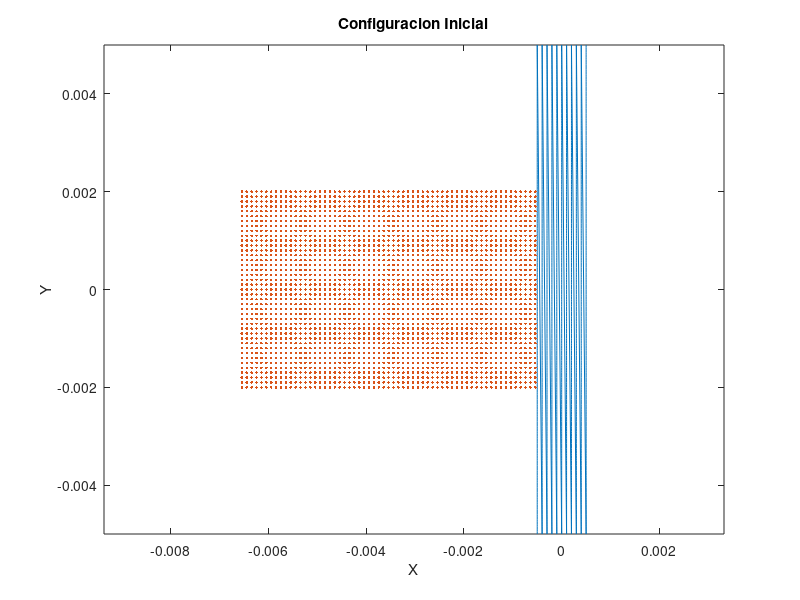

Reproduce this figure in MATLAB. (Note: this script raises an error after producing the figure.)
%% Bullet_Impact
%
% Simulacion de impacto
%
% Version 1
%
% Marzo 18 - 2015
%
% Author: *J. Camilo Alfonso R.*
%
% Codigo basado en rutinas de Ing. *Daniel Luna*
%
% Profesor Asesor: *Andres Gonzalez Mancera*
%
% _*Problema Especial IMEC*_
%
% Simulacion de impacto entre proyectil ductil y objetivo fragil
%
% Disponible en repositorio publico <https://github.com/JC-AlfonsoR/SPH.git SPH>
%
% _Se omiten tildes para evitar problemas de compatibilidad en ecoding_
clear all; clc; close all;
%% Definir Geometria del Objetivo
% Todas las unidades son dadas en el sistema internacional de unidades
%
% Se define las posiciones de las particulas que conforman el objetivo
%
% Geometria del objetivo
T_dy = 0.5e-4; %    Separacion entre particulas
T_dx = T_dy*2;   %     
k = 2.0;   %    Constante para expandir radio de soporte
h = k*T_dx;  %    Radio de soporte

T_width = 0.0005;               % Ancho del objetivo
T_height = 0.005;              % Alto del objetivo
T_x = -T_width : T_dx : T_width;
T_y = -T_height : T_dy : T_height;
[X,Y] = meshgrid(T_x, T_y);     % Matriz con la malla de las posiciones x,y para las particulas
Target = [X(:),Y(:)];           %   | x_1 , y_1 |   En esta matriz organiza    
                                %   | .   , .   |   todas las posiciones de las
                                %   | x_n , y_n |   particulas.
                                %   [T_np x 2]

T_np = size(Target,1);          % Numero de particulas en el objetivo

%% Asignacion de defectos puntuales en Objetivo
% Constantes para asginacion de fallas en basalto
m = 3;
k = 7;
T_V = T_dx*T_dy*1;    % Volumen infinitesimal

Nflaws = T_np*log(T_np);        % Numero de defectos puntuales a asignar
Nflaws = round(Nflaws);         
assign_flaws = randi(T_np,Nflaws,1,'uint32'); % [Nflaws x 1]
                                %  Nflaws numeros aleatorios entre 1 y T_np
[Flaws{1:T_np,1}] = deal([]);   %  Flaws [cell array] {T_np x 1}
                                %  Cell array con ''T_np matrices vacias
                                %  Cell de pre-alocacion para fallas
                                
for i = 1:Nflaws
    Flaws{assign_flaws(i),1}(size(Flaws{assign_flaws(i),1})+1) = ...
        (i/(k*T_V))^(1/m);
end
%%
% *assign_flaws*   [Nflaws x 1]    vector que contiene _Nflaws_ posiciones de
% las fallas a generar. Las posiciones estan dadas como numeros enteros en
% relacion al numero de cada particula.
% 
% *Flaws*       cell{T_np x 1}    Contiene _T_np_ matrices vacias que
% identifican las fallas para cada particula. *Flaws* se va llenando 
% de forma aleatoria con las posiciones que indica _assing_flaws_. La
% primera vez que se pasa por una amtriz de Flaws, le asigna el numero
% (i/(k*V))^(1/m) formando una matriz 1x1. La segunda vez que se pasa por
% la misma matriz, aumenta la dimension de la matriz en una sola direccion
% para asignar otro numero. Asi, si semi-aleatoriamente, el numero _k_
% aparecio _n_ veces de _assign_flaws_, la celda _Flaws_ en su posicion _k_
% debe contener una matriz nx1 con numeros asignados. Los numeros asignados
% corresponden a las deformaciones de activacion para los defectos
% puntuales de cada particula

%% Constantes del Material Objetivo
% Todas las unidades estan en el sistema internacional de unidades
T_rho = 7850;               %Densidad volumetrica del objetivo
T_m0 = T_dx*T_dy*T_rho;     %Masa de una particula

%Parametros de Huggoniot
T_ss = 4699;
T_C = 3630;
T_S = 1800;

%Parametros de XSPH
T_gamma = 1.81;
T_alpha = 0.5;
T_beta = 0.5;
T_eta = 0.01;
T_eps = 0.5;

%Parametros de Elasticidad
T_G = 8e10;         % Modulo de cortante
T_Y0 = 6e8;         % Esfuerzo de fluencia
T_E = T_ss^2*T_rho;   % Modulo de Young

%% Definir Geometria del Proyectil
% Se definen las posiciones de las particulas que conforman el proyectil.
%
% Se asume que el proyectil se mueve en la direccion horizontal.
%
% Proyectil rectangular
%
s_x = h/5;             % Separacion en x entre proyectil y objetivo
B_width = 0.003;    % Ancho del proyectil
B_height = 0.002;  % Alto del proyectil
B_x0 = min(Target(:,1))-B_width-s_x;
B_y0 = mean(Target(:,2)); % Posiciones de referencia para el objetivo
B_dx = 1e-4;            % Separacion entre particulas del proyectil
B_dy = 1e-4;

B_x = [-B_width : B_dx : B_width] + B_x0;
B_y = [-B_height : B_dy : B_height] + B_y0;
[X,Y] = meshgrid(B_x,B_y);  % Matrices con la malla para las posiciones 
                            % de la particulas en el proyectil
Bullet = [X(:),Y(:)];       % Posicion de las particulas en el pryectil
B_np = size(Bullet,1);      % Numero de particulas en el proyectil
%}
%%
% Proyectil redondo
%{
s_x = h/5;         % separacion en x entre proyectil y objetivo
B_dr = 1e-4;        % Variacion en el radio del proyectil
B_rmax = 0.002;  % Radio maximo del proyectil
B_r = B_dr:B_dr:B_rmax; % Valores del radio en el proyectil
n_theta = 18*2;         % Numero de puntos a considerar en el angulo
B_theta = linspace(0,2*pi,n_theta); % Valores del angulo
B_cx = min(Target(:,1)) - B_rmax - s_x; % Centro del proyectil
B_cy = mean(Target(:,2));
B_np = length(B_r)*length(B_theta); %Numero de particulas en el proyectil
Bullet = zeros(B_np,2); % Posiciones x,y de las particulas en el proyectil
for i = 1:length(B_r)
    for j = 1:length(B_theta)
        Bullet((i-1)*n_theta+j,:) = [B_r(i)*cos(B_theta(j))+B_cx,...
            B_r(i)*sin(B_theta(j))+B_cy];
    end
end
%}
%
%% Constantes del Material Proyectil
% Por el momento estas magnitudes corresponden a las mismas del objetivo
%
% **Consultar Propiedades para algun metal y reemplazaralas**
B_rho = 7850;               %Densidad volumetrica del objetivo
%B_m0 = pi*B_dr^2*B_rho;     %Masa de una particula -Cilindrico
B_m0 = B_dx*B_dy*B_rho;
%B_V = pi*B_dr^2*1; % Circular
B_V = B_dx*B_dy;
%Parametros de Huggoniot
B_ss = 4699;
B_C = 3630;
B_S = 1800;

%Parametros de XSPH
B_gamma = 1.81;
B_alpha = 0.5;
B_beta = 0.5;
B_eta = 0.01;
B_eps = 0.5;

%Parametros de Elasticidad
B_G = 8e10;             % Modulo de cortante
B_Y0 = 6e8;             % Esfuerzo de fluencia
B_E = T_ss^2*T_rho;     % Modulo de Young


%% Alocacion de Matrices Requeridas para calculos
N_part = T_np + B_np; % Numero total de particulas

Particles = [Target;Bullet];    % Posiciones de particulas
V1 = zeros(N_part,1);   % Velocidad en la direccion 1
V2 = zeros(N_part,1);   
dV1 = zeros(N_part,1);  % Derivada total de V1
dV2 = zeros(N_part,1);  
    dv1dx1 = zeros(N_part,1); 
    dv1dx2 = zeros(N_part,1);   % Derivada de V1 en direccion 2
    dv2dx1 = zeros(N_part,1);
    dv2dx2 = zeros(N_part,1);
P = zeros(N_part,1);    % Presion Hidrostatica

Tau11 = zeros(N_part,1);
Tau12 = zeros(N_part,1);    % Esfuerzos en cara 1 con direccion 2
Tau21 = zeros(N_part,1);
Tau22 = zeros(N_part,1);
    dTau11 = zeros(N_part,1);
    dTau12 = zeros(N_part,1); % Derivada de esfuerzos en cara 1 con dir 2
    dTau21 = zeros(N_part,1);
    dTau22 = zeros(N_part,1);
    
eps11 = zeros(N_part,1);
eps12 = zeros(N_part,1);    % Deformacion unitaria en cara 1 con dir 2
eps21 = zeros(N_part,1);
eps22 = zeros(N_part,1);

E_int = zeros(N_part,1);        % Energia Interna
    dE_int = zeros(N_part,1);   % Derivada de Energia Interna

%% Asignacion Selectiva de Propiedades
% Hay que revisar esta matrices porque las propiedades deben inicializarse
% de acuerdo al _tipo de las particulas_, es decir que se deben asignar
% propiedades diferentes a las particulas del *objetivo* y a las particulas
% del *proyectil*
M = zeros(N_part,1);        % Masa de las particulas
M(1:T_np) = ones(T_np,1)*T_V*T_rho; % Particulas del objetivo
M(T_np+1:end) = ones(B_np,1)*B_V*B_rho; % Particulas del proyectil

cs = zeros(N_part,1);       % Velocidad del sonido
cs(1:T_np) = ones(T_np,1)*T_ss;
cs(T_np+1:end) = ones(B_np,1)*B_ss;

Rho = zeros(N_part,1);      % Densidad
Rho(1:T_np) = ones(T_np,1)*T_rho; 
Rho(T_np+1:end) = ones(B_np,1)*B_rho; 
    
    dRho = zeros(N_part,1); % Derivada de la densidad
    
D = zeros(N_part,1);        % Damage

%% Asignacion de condiciones iniciales
V_1 = 50;
%rr = randint(50,1,[1,T_np]);
V1(T_np+1:N_part) = V_1; % Velocidad inicial del Bullet
%
%% Representacion de condiciones iniciales
figure(1)
plot(Target(:,1),Target(:,2),Bullet(:,1),Bullet(:,2),...
    'Marker', '.', 'LineStyle','none')
title('Configuracion Inicial')
xlabel('X'); ylabel('Y'); axis('equal')
%% Inicio de Simulacion
%
display('~~~~~~~~~~~~~~~~~~~~~~~~~~~~~');
display('   Inicio de la simulacion')
display('~~~~~~~~~~~~~~~~~~~~~~~~~~~~~')

t = 0;  %Tiempo Inicial
dt = max(h/cs); % Paso de tiempo
                % El paso de tiempo se define de esta forma para que la
                % simulacion sea capaz de detectar el fenomeno mas rapido
                % al que sea sensible el problema
                % La definicion correcta es 
                % min(h/cs)
                % pero lo ejecuta con max para que dt sea diferente de 0 y
                % la simulacion no sea muy larga
tf = 0.5e-6*20; % Tiempo final
steps = round(tf/dt);  % Numero de pasos

%%
% Matrices para guardar informacion de la simulacion
n_m = round(20/100*steps);     % Numero de datos para muestreo

Coordenadas = zeros(N_part,n_m);
Velocidad1 = zeros(N_part,n_m);
Velocidad2 = zeros(N_part,n_m);
Presion = zeros(N_part,n_m);
Esfuerzos11 = zeros(N_part,n_m);
Esfuerzos12 = zeros(N_part,n_m);
Esfuerzos21 = zeros(N_part,n_m);
Esfuerzos22 = zeros(N_part,n_m);
Densidad = zeros(N_part,n_m);
%
%% Recorrido principal en el tiempo
fprintf('Numero de Pasos = %d\n',steps)
for ti = 1:steps
    %fprintf('%d..',ti);
    
    
    %% Busqueda de Vecinos
    %
    % *Nearpart*        cell {N_part x 1}:
    % En el compartimiento _i_ de *Nearpart*, se encuentra un vector [1 x n] 
    % que contiene los indices de las n particulas vecinas a la particula
    % de identidad _i_.
    %
    % *Dist*        cell {Npart x 1}:
    % En el compartimiento _i_ de *Dist*, se encuentra un vector [1 x n] que 
    % contiene la distancia _r_n_ a la que se encuentra cada una de las
    % _n_ particulas vecinas de la particula _i_.
    [Nearpart,Dist] = rangesearch(Particles,Particles,h);
    
    %
    % Se genera el _cell_ para el kernel *kern*. Este cell tiene las mismas
    % dimensiones que el cell _Dist_, con la diferencia que todos los
    % valores son _0_
    kern = cellfun(@(x) x*0, Dist, 'un', 0);
        dkernx = kern;  %Inicializar en 0 las derivadas del kernel
        dkerny = kern;
    
    % Usando las funciones kern1, dkernx1 y dkerny1 se calcula el kernel
    % y las derivadas del kernel x-y evaluadas en las particulas vecinas 
    % de cada una de las particulas del dominio.
    
    %% Recorrido en las particulas del Target
    for i = 1:T_np
        kern{i} = kern1(Dist{i},h);
        dkernx{i} = dkernx1(Dist{i}, h, Particles, Nearpart{i}, i);
        dkerny{i} = dkerny1(Dist{i}, h, Particles, Nearpart{i}, i);
        
        %%%Calcular Presion hidrostatica con ecuacion de Mie-Gruniensen
        %
        %   Esta parte se puede hacer mas eficiente. De esta forma es
        %   ineficiente porque realiza validacion y asignacion para cada
        %   particula. Creo que si hago recorridos independientes para las
        %   particulas del objetivo y del proyectil, solo hago dos
        %   asignaciones y ninguna verificacion.
        P(i) = EOSmie(E_int(i), T_rho, T_C, T_S, Rho(i), T_gamma);
        
        %%%Derivadas espaciales de las Velocidades
        [dv1dx1(i), dv1dx2(i), dv2dx1(i), dv2dx2(i)] = ...
            Velgradesp(Rho, M, V1, V2, dkernx{i}, dkerny{i},...
            Nearpart{i},i);
        
        %%%Deformacion unitaria
        [eps11(i), eps12(i), eps21(i), eps22(i)] = ...
            deform(dv1dx1(i), dv1dx2(i), dv2dx1(i), dv2dx2(i));
        
        %%%Derivadas de Esfuerzos Cortantes
        [dTau11(i), dTau12(i), dTau21(i), dTau22(i)] = ...
            devstresshooke(dv1dx2(i), dv2dx1(i),...
                Tau11(i), Tau12(i), Tau21(i), Tau22(i),...
                eps11(i), eps21(i), eps22(i), T_G);

        %%%Calcular Esfuerzos
        % No se puede hacer opearacion vectorizada porque el Tau
        % se corrgie con criterio de Von Mises 
        Tau11(i) = Tau11(i) + dTau11(i)*dt;
        Tau12(i) = Tau12(i) + dTau12(i)*dt;
        Tau21(i) = Tau21(i) + dTau21(i)*dt;
        Tau22(i) = Tau22(i) + dTau22(i)*dt;
        
        %%%Criterio de falla de Von Mises
        J = Tau11(i)^2 + 2*Tau12(i)*Tau21(i) + Tau22(i)^2;
        f = sqrt(2*T_Y0/3);
        if J > T_Y0*3/2
            scalar = f/sqrt(J);
            Tau11(i) = Tau11(i)*scalar;
            Tau12(i) = Tau12(i)*scalar;
            Tau21(i) = Tau21(i)*scalar;
            Tau22(i) = Tau22(i)*scalar;
        end
        
        %%%Damage
        % Damage solo aplica para las particulas del Target
        % Modificacion importante respecto al codigo de Daniel:
        % 
        % Cambio *if ei > length(Flaws{i}(j))* por 
        % *if ei > Flaws{i}(j)* Hago esta modificacion porque lo que se
        % necesita es contar cuantos defectos puntuales se activan
        %
        %Energia de activacion
        ei = J/((1-D(i))*T_E);
        
        % Recorrido en los defectos puntuales
        for j = 1:length(Flaws{i})
            count = 0;
            % Contar cuantos defectos se activan
            if ei > Flaws{i}(j)
                count = count + 1;
            end
        end
        
        % Damage depende del numero de fallas activas
        % Revisar refrencia de Damage, creo que este procedimiento no es
        % del todo correcto porque el Damage = 1 se alcanza solo cuando
        % todas los defectos estan activos. Entonces dberia ser algo de la
        % forma count/length(Flaws{i})
        %
        dD = Damageevol(Rho(i), M(i), cs(i)) * count;
        D(i) = dD^2*dt;
        
        % Escalar esfuerzos del material con el Damage
        Tau11(i) = Tau11(i)*(1-D(i));
        Tau12(i) = Tau12(i)*(1-D(i));
        Tau21(i) = Tau21(i)*(1-D(i));
        Tau22(i) = Tau22(i)*(1-D(i));
        

        %%%Ecuacion de la continuidad
        % Calcular la derivada de la densidad para una particula
        dRho(i) = derivadarho(M, V1, V2, ...
            dkernx{i}, dkerny{i}, Nearpart{i}, i);
    end
    
    %%%Avanzar la densidad en el tiempo
    Rho(1:T_np) = Rho(1:T_np) + dRho(1:T_np)*dt;
    
    for i = 1:T_np
       %%%Conservacion de Momentum
       [dV1(i),dV2(i)] = Momentumeq2d(Tau11, Tau12, Tau21, Tau22, P, Rho,...
           dkernx{i}, dkerny{i}, M, Nearpart{i}, i, cs, Dist{i}, Particles,...
           h, V1, V2);
       
       %%%%Conservacion de la Energia
       dE_int(i) = Deint(Tau11(i), Tau12(i), Tau21(i), Tau22(i), P, Rho,...
           dkernx{i}, dkerny{i}, M, Nearpart{i}, i, cs, Dist{i}, Particles,...
           h, V1, V2, eps11(i), eps12(i), eps21(i), eps22(i));
    end
    
    %%%Avanzar la velocidad
    V1(1:T_np) = V1(1:T_np) + dV1(1:T_np)*dt;
    V2(1:T_np) = V2(1:T_np) + dV2(1:T_np)*dt;
    E_int(1:T_np) = E_int(1:T_np) + dE_int(1:T_np)*dt;
    
    %%%Correcciones
    for i = 1:T_np
        %%%Velocidad del sonido
        cs(i) = Miespeedofsound(E_int(i), T_rho, T_C, T_S,Rho(i), T_gamma);
        
        %%%XSPH
        [V1(i),V2(i)] = XSPH(Nearpart{i}, M, Rho, V1, V2, kern{i}, i);
    end
    Particles(1:T_np,:) = Particles(1:T_np,:) + ...
        [V1(1:T_np), V2(1:T_np)]*dt;
    
    % Hasta aca se tiene configurado completamente la simulacion para
    % las particulas del target
    
    %% Recorrido en las particulas del Bullet
    for i = T_np+1:N_part
        kern{i} = kern1(Dist{i},h);
        dkernx{i} = dkernx1(Dist{i}, h, Particles, Nearpart{i}, i);
        dkerny{i} = dkerny1(Dist{i}, h, Particles, Nearpart{i}, i);
        
        %%%Calcular Presion hidrostatica con ecuacion de Mie-Gruniensen
        %
        %   Esta parte se puede hacer mas eficiente. De esta forma es
        %   ineficiente porque realiza validacion y asignacion para cada
        %   particula. Creo que si hago recorridos independientes para las
        %   particulas del objetivo y del proyectil, solo hago dos
        %   asignaciones y ninguna verificacion.
        P(i) = EOSmie(E_int(i), B_rho, B_C, B_S, Rho(i), B_gamma);
        
        %%%Derivadas espaciales de las Velocidades
        [dv1dx1(i), dv1dx2(i), dv2dx1(i), dv2dx2(i)] = ...
            Velgradesp(Rho, M, V1, V2, dkernx{i}, dkerny{i},...
            Nearpart{i},i);
        
        %%%Deformacion unitaria
        [eps11(i), eps12(i), eps21(i), eps22(i)] = ...
            deform(dv1dx1(i), dv1dx2(i), dv2dx1(i), dv2dx2(i));
        
        %%%Derivadas de Esfuerzos Cortantes
        [dTau11(i), dTau12(i), dTau21(i), dTau22(i)] = ...
            devstresshooke(dv1dx2(i), dv2dx1(i),...
                Tau11(i), Tau12(i), Tau21(i), Tau22(i),...
                eps11(i), eps21(i), eps22(i), B_G);

        %%%Calcular Esfuerzos
        % No se puede hacer opearacion vectorizada porque el Tau
        % se corrgie con criterio de Von Mises 
        Tau11(i) = Tau11(i) + dTau11(i)*dt;
        Tau12(i) = Tau12(i) + dTau12(i)*dt;
        Tau21(i) = Tau21(i) + dTau21(i)*dt;
        Tau22(i) = Tau22(i) + dTau22(i)*dt;
        
        %%% Criterio de falla de Von Mises
        J = Tau11(i)^2 + 2*Tau12(i)*Tau21(i) + Tau22(i)^2;
        f = sqrt(2*B_Y0/3);
        if J > B_Y0*3/2
            scalar = f/sqrt(J);
            Tau11(i) = Tau11(i)*scalar;
            Tau12(i) = Tau12(i)*scalar;
            Tau21(i) = Tau21(i)*scalar;
            Tau22(i) = Tau22(i)*scalar;
        end
        
        %%%Damage
        % Damage NO aplica para las particulas del bullet
                 
        %%%Ecuacion de la continuidad
        % Calcular la derivada de la densidad para una particula
        dRho(i) = derivadarho(M, V1, V2, ...
            dkernx{i}, dkerny{i}, Nearpart{i}, i);
    end
    
    %%%Avanzar la densidad en el tiempo
    Rho(T_np+1:N_part) = Rho(T_np+1:N_part) + dRho(T_np+1:N_part)*dt;
    
    for i = T_np+1:N_part
       %%%Conservacion de Momentum
       [dV1(i),dV2(i)] = Momentumeq2d(Tau11, Tau12, Tau21, Tau22, P, Rho,...
           dkernx{i}, dkerny{i}, M, Nearpart{i}, i, cs, Dist{i}, Particles,...
           h, V1, V2);
       
       %%%Conservacion de la Energia
       dE_int(i) = Deint(Tau11(i), Tau12(i), Tau21(i), Tau22(i), P, Rho,...
           dkernx{i}, dkerny{i}, M, Nearpart{i}, i, cs, Dist{i}, Particles,...
           h, V1, V2, eps11(i), eps12(i), eps21(i), eps22(i));
    end
    
    %%%Avanzar la velocidad
    V1(T_np+1:N_part) = V1(T_np+1:N_part) + dV1(T_np+1:N_part)*dt;
    V2(T_np+1:N_part) = V2(T_np+1:N_part) + dV2(T_np+1:N_part)*dt;
    E_int(T_np+1:N_part) = E_int(T_np+1:N_part) + dE_int(T_np+1:N_part)*dt;
    
    %%%Correcciones
    for i = T_np+1:N_part
        %%%Velocidad del sonido
        cs(i) = Miespeedofsound(E_int(i), B_rho, B_C, B_S,Rho(i), B_gamma);
        
        %%%XSPH
        [V1(i),V2(i)] = XSPH(Nearpart{i}, M, Rho, V1, V2, kern{i}, i);
    end
    Particles(T_np+1:N_part,:) = Particles(T_np+1:N_part,:) + ...
        [V1(T_np+1:N_part), V2(T_np+1:N_part)]*dt;
    Particles = real(Particles);
    
    
    %% Graficas
    if mod(ti-1,10)==0
        %plot(Particles(:,1), Particles(:,2),'.b')
        subplot(2,1,1)
        scatter(Particles(:,1),Particles(:,2),10,V1,'filled')
        title('V1')
        caxis([-V_1/2,V_1])
        colorbar()
        xlim([-6e-3,2e-3])
        ylim([-4e-3,4e-3])
        %axis('equal')
        drawnow
        
        subplot(2,1,2)
        scatter(Particles(:,1),Particles(:,2),10,P,'filled')
        title('Presion')
        %caxis([-V_1/2,V_1])
        colorbar()
        xlim([-6e-3,2e-3])
        ylim([-4e-3,4e-3])
        %axis('equal')
        drawnow
    end
    
end

%% Comentarios JC
% 
% Situaciones por corregir:
% # Generacion de numero complejos
% Se estan generando coordenadas complejas en el arreglo _Particles_, pro
% el momento lo soluciono tomando solo la parte real de _Particles_.
% Tambien se estan generando complejos en _dE_int_ y otras derivadas
% # Propiedades de Materiales
% Se esta trabajndo unicamente con las propiedades del basalto. Falta
% consultar propiedades para un material comun en balas
%
%
%}
%}